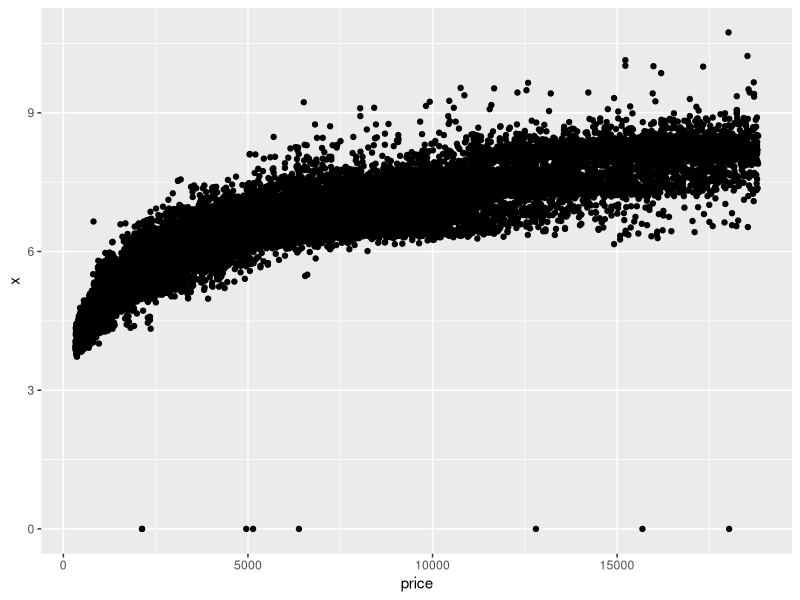
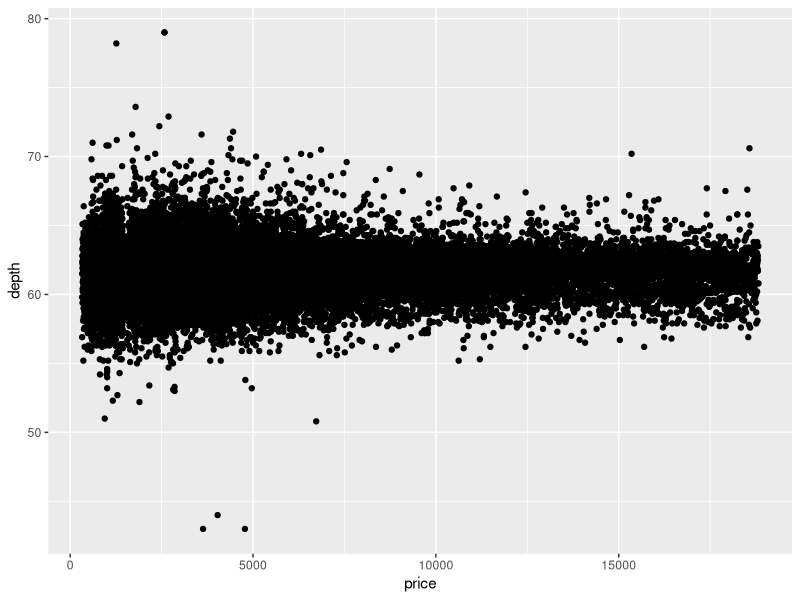
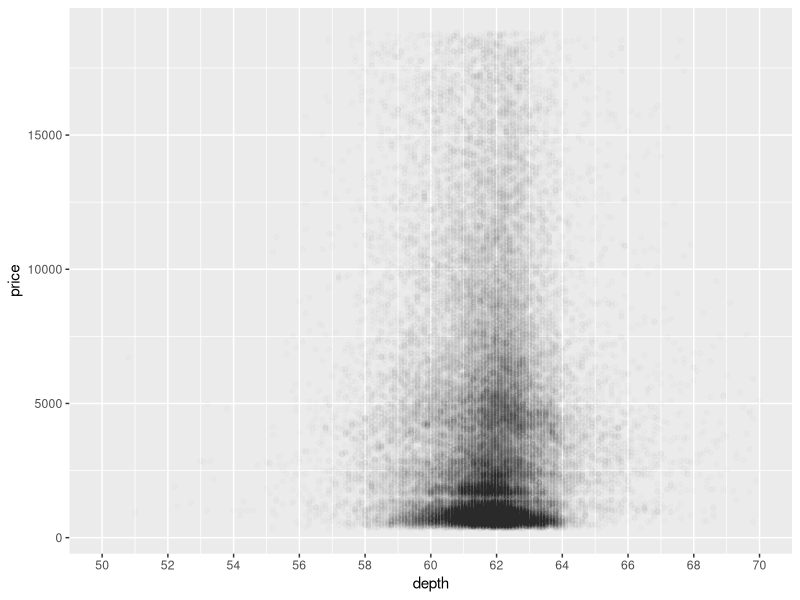

Here is the R script that generated these plots, in order:
## ---- chunk 1
library(ggplot2)
data("diamonds")
ggplot(aes(x=price,y=x), data=diamonds)+
  geom_point(alpa=0.1)
## ---- chunk 2
'Relationship of X vs. Price is Exponential and there are several outliers.'
## ---- chunk 3
cor.test(diamonds$price,diamonds$x)
cor.test(diamonds$price,diamonds$y)
cor.test(diamonds$price,diamonds$z)
## ---- chunk 4
ggplot(aes(x=price,y=depth), data=diamonds)+
  geom_point(alpa=0.1)
## ---- chunk 5
ggplot(data = diamonds, aes(x = depth, y = price)) + 
  geom_point(alpha=0.01)+
  scale_x_continuous(limits=c(50, 70), breaks=seq(50, 70, 2))
## ---- chunk 6
'Lower Limit: 58
Upper Limit: 64'
## ---- chunk 7

## ---- chunk 8

## ---- chunk 9

## ---- chunk 10

## ---- chunk 11

## ---- chunk 12

## ---- chunk 13

## ---- chunk 14

## ---- chunk 15

## ---- chunk 16

